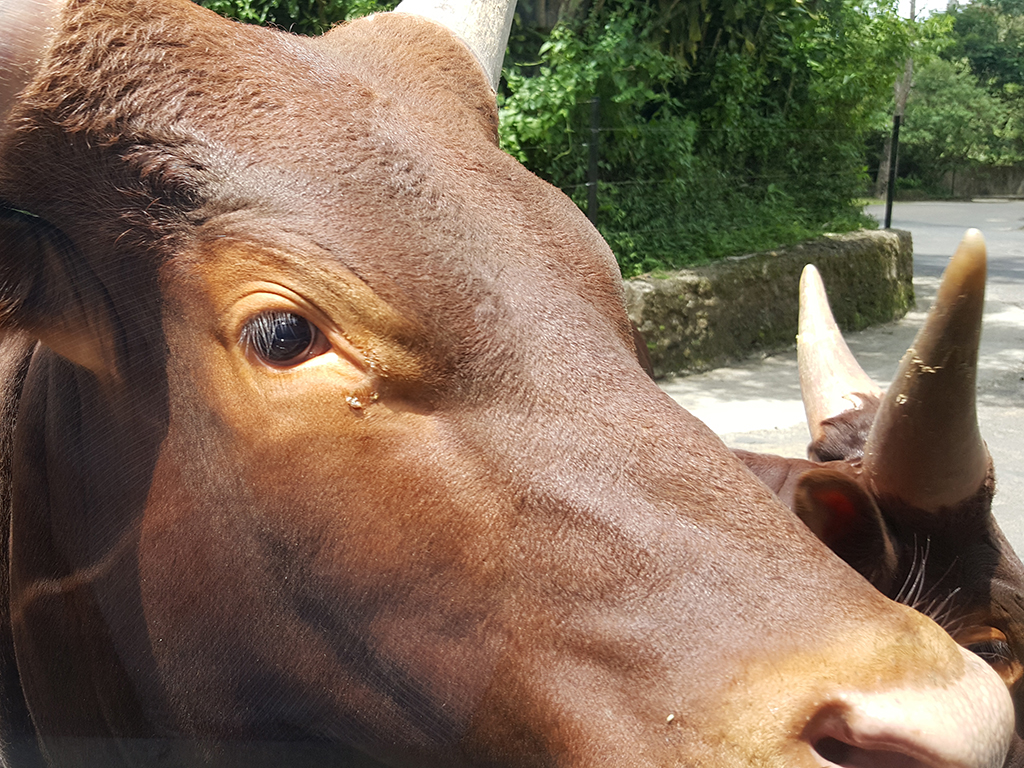
#> input picture images/ani1.jpg, 1024 x 768 px, given in place of the camera
$ python extract_moving_objects.py
#> lines starting #> are read from the running program, lines starting #| are printed output that depends on the picture; after the words box and inside, x2 and y2 are one past the last pixel; in counts of white or black regions, pixels touching at a corner belong together
from __future__ import print_function
import argparse
import numpy as np
import cv2

def movingObjectsDetect(fgmask):
    kernel = cv2.getStructuringElement(cv2.MORPH_CROSS, (5, 5))

    img = cv2.morphologyEx(fgmask, cv2.MORPH_OPEN, kernel)
    img = cv2.morphologyEx(img, cv2.MORPH_CLOSE, kernel)

    (contours, hierarchy) = cv2.findContours(img, cv2.RETR_EXTERNAL, cv2.CHAIN_APPROX_SIMPLE)

    return img, contours

if __name__=='__main__':
    ap = argparse.ArgumentParser()
    ap.add_argument('-v', '--video', required=False,\
                    help ='Path to the video file')
    args = vars(ap.parse_args())

    fvideo = args.get("video")

    if fvideo is None:
        camera = cv2.VideoCapture(0)
    else:
        camera = cv2.VideoCapture(args['video'])

    fgbg = cv2.createBackgroundSubtractorMOG2()

    while True:
        (retval, frame) = camera.read()
#> frame is the input picture: shape (768, 1024, 3); mean B, G, R 87.3, 107.5, 128.3

        if fvideo is not None and not retval:
            break

        fgmask = fgbg.apply(frame)
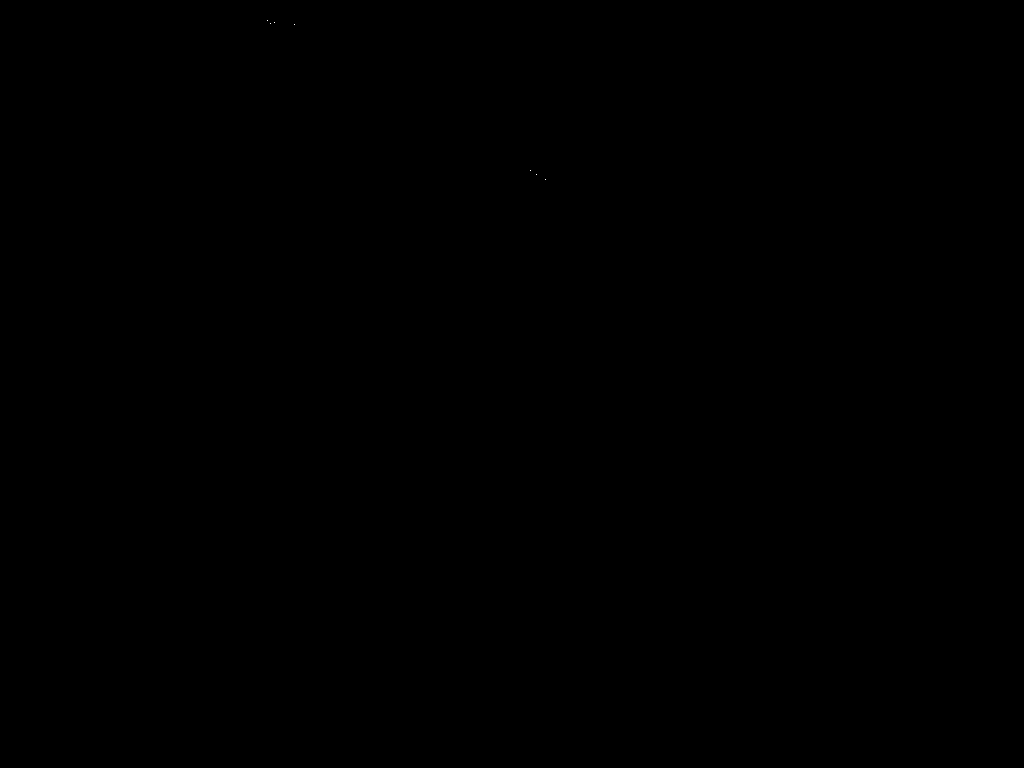
#> fgmask: shape (768, 1024); values 127 (black) and 255 (white), 0% white in thin lines or dots, all inside (x1, y1, x2, y2) = (267, 20, 546, 180)

        contour_img, contours = movingObjectsDetect(fgmask)
#> in movingObjectsDetect, `img = cv2.morphologyEx(fgmask, cv2.MORPH_OPEN, kernel)`: img: shape (768, 1024); every value is 127
#> in movingObjectsDetect, `(contours, hierarchy) = cv2.findContours(img, cv2.RETR_EXTERNAL, cv2.C..`: contours = [[[0, 0], [0, 767], [1023, 767], [1023, 0]]]
#> contours = [[[0, 0], [0, 767], [1023, 767], [1023, 0]]]

        new_img = np.zeros_like(contour_img, dtype="uint8")
        for idx in range(len(contours)):
            cntr = sorted(contours, key=cv2.contourArea, reverse=True)[idx]
            cv2.drawContours(new_img, [cntr], 0, (255,255,255), -1)
#> this loop made 1 pass
#> cntr on pass 1: [[0, 0], [0, 767], [1023, 767], [1023, 0]]
#> new_img: shape (768, 1024); every value is 255

        new_img = cv2.cvtColor(new_img, cv2.COLOR_GRAY2RGB)
#> new_img: shape (768, 1024, 3); every value is 255

        result = np.hstack((frame,new_img))
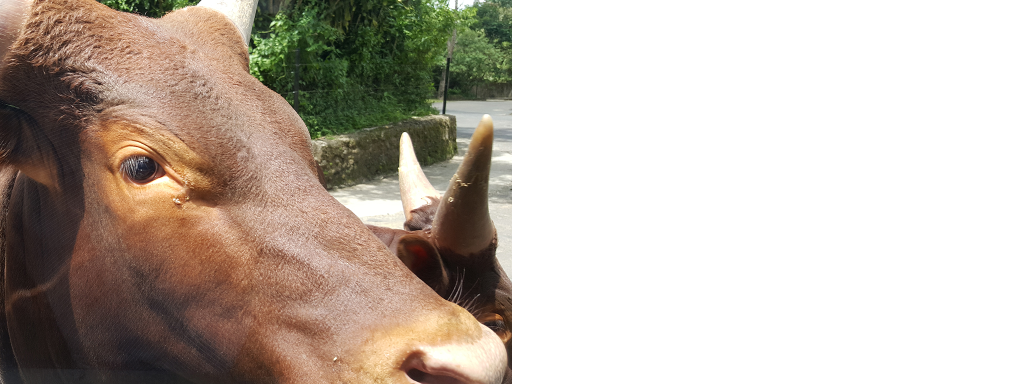
#> result: shape (768, 2048, 3) (shown at 1/2 size); mean B, G, R 171.1, 181.3, 191.6

        cv2.imshow('frame', result)

        if cv2.waitKey(1) & 0xFF == ord("q"):
#> (key q is pressed here)
            break

    camera.release()

$ run again, on images/ani2.jpg
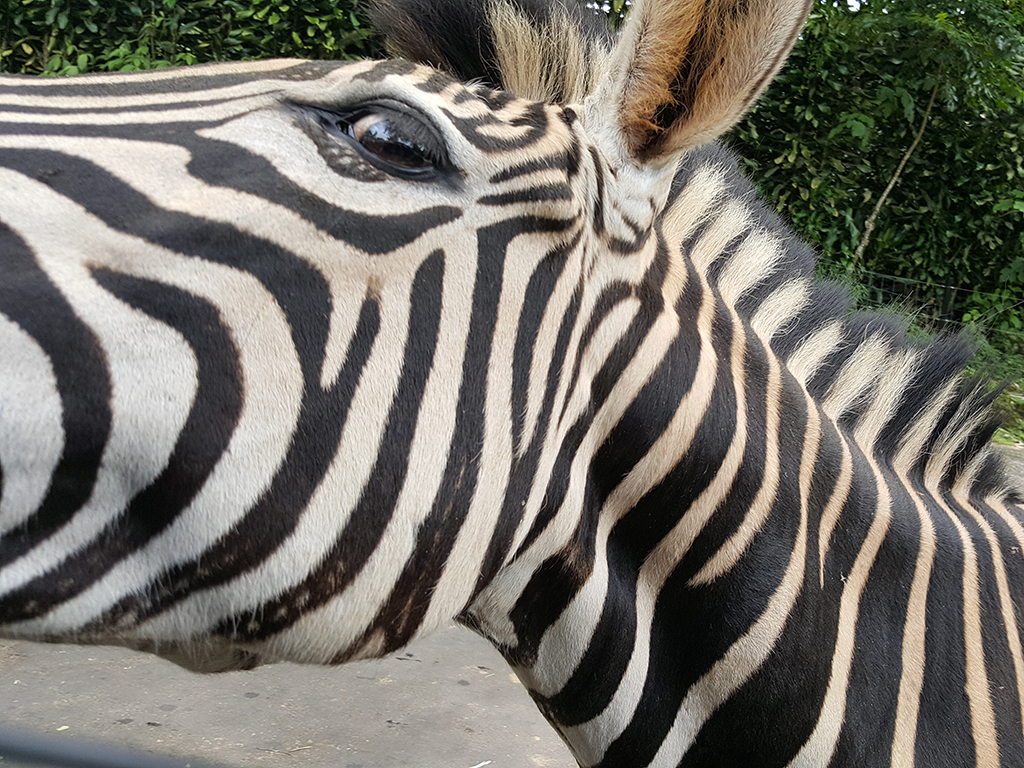
#> input picture images/ani2.jpg, 1024 x 768 px, given in place of the camera
#> frame is the input picture: shape (768, 1024, 3); mean B, G, R 106.2, 114.3, 117.2
#> fgmask: shape (768, 1024); values 127 (black) and 255 (white), 0.06% white in thin lines or dots
#> img: shape (768, 1024); every value is 127
#> in movingObjectsDetect, `(contours, hierarchy) = cv2.findContours(img, cv2.RETR_EXTERNAL, cv2.C..`: contours = [[[0, 0], [0, 767], [1023, 767], [1023, 0]]]
#> the loop `for idx in range(len(contours)):` made 1 pass
#> cntr on pass 1: [[0, 0], [0, 767], [1023, 767], [1023, 0]]
#> `result = np.hstack((frame,new_img))`:
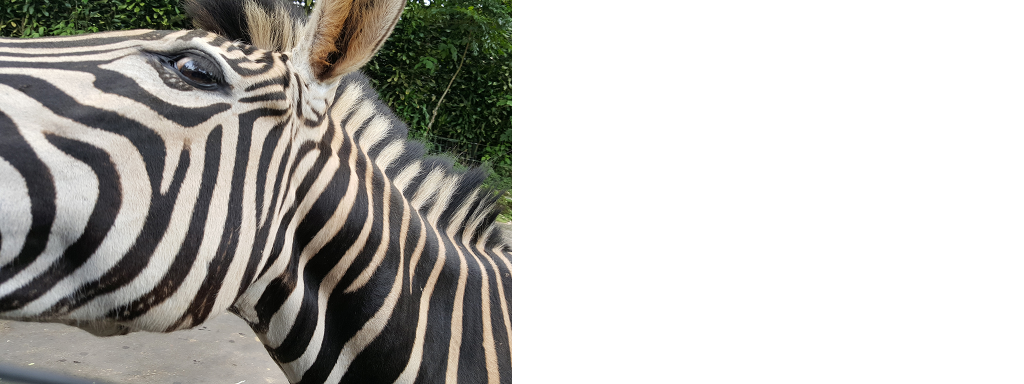
#> result: shape (768, 2048, 3) (shown at 1/2 size); mean B, G, R 180.6, 184.7, 186.1

$ run again, on images/ani3.jpg
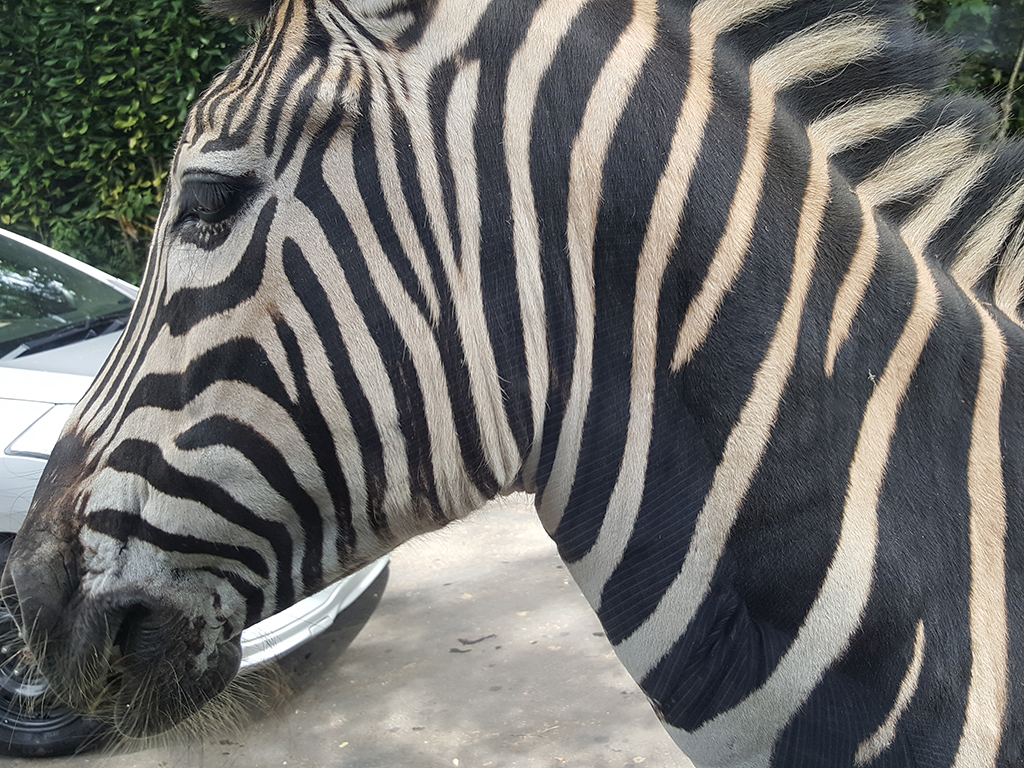
#> input picture images/ani3.jpg, 1024 x 768 px, given in place of the camera
#> frame is the input picture: shape (768, 1024, 3); mean B, G, R 108.6, 111.4, 111.8
#> fgmask: shape (768, 1024); values 127 (black) and 255 (white), 0.01% white in thin lines or dots, all inside (x1, y1, x2, y2) = (24, 0, 1021, 709)
#> img: shape (768, 1024); every value is 127
#> in movingObjectsDetect, `(contours, hierarchy) = cv2.findContours(img, cv2.RETR_EXTERNAL, cv2.C..`: contours = [[[0, 0], [0, 767], [1023, 767], [1023, 0]]]
#> the loop `for idx in range(len(contours)):` made 1 pass
#> cntr on pass 1: [[0, 0], [0, 767], [1023, 767], [1023, 0]]
#> `result = np.hstack((frame,new_img))`:
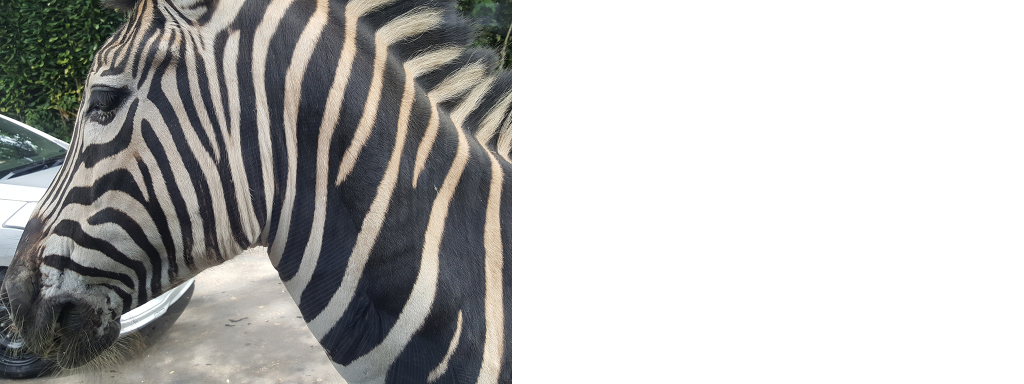
#> result: shape (768, 2048, 3) (shown at 1/2 size); mean B, G, R 181.8, 183.2, 183.4

$ run again, on images/cable_roi1.jpg
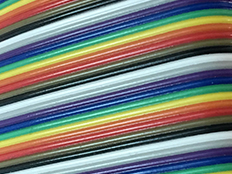
#> input picture images/cable_roi1.jpg, 232 x 174 px, given in place of the camera
#> frame is the input picture: shape (174, 232, 3); mean B, G, R 119.7, 125.1, 120.9
#> fgmask: shape (174, 232); values 127 (black) and 255 (white), 0.03% white in thin lines or dots, all inside (x1, y1, x2, y2) = (72, 9, 232, 132)
#> img: shape (174, 232); every value is 127
#> in movingObjectsDetect, `(contours, hierarchy) = cv2.findContours(img, cv2.RETR_EXTERNAL, cv2.C..`: contours = [[[0, 0], [0, 173], [231, 173], [231, 0]]]
#> the loop `for idx in range(len(contours)):` made 1 pass
#> cntr on pass 1: [[0, 0], [0, 173], [231, 173], [231, 0]]
#> `result = np.hstack((frame,new_img))`:
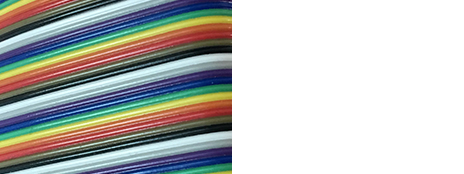
#> result: shape (174, 464, 3); mean B, G, R 187.4, 190, 188
